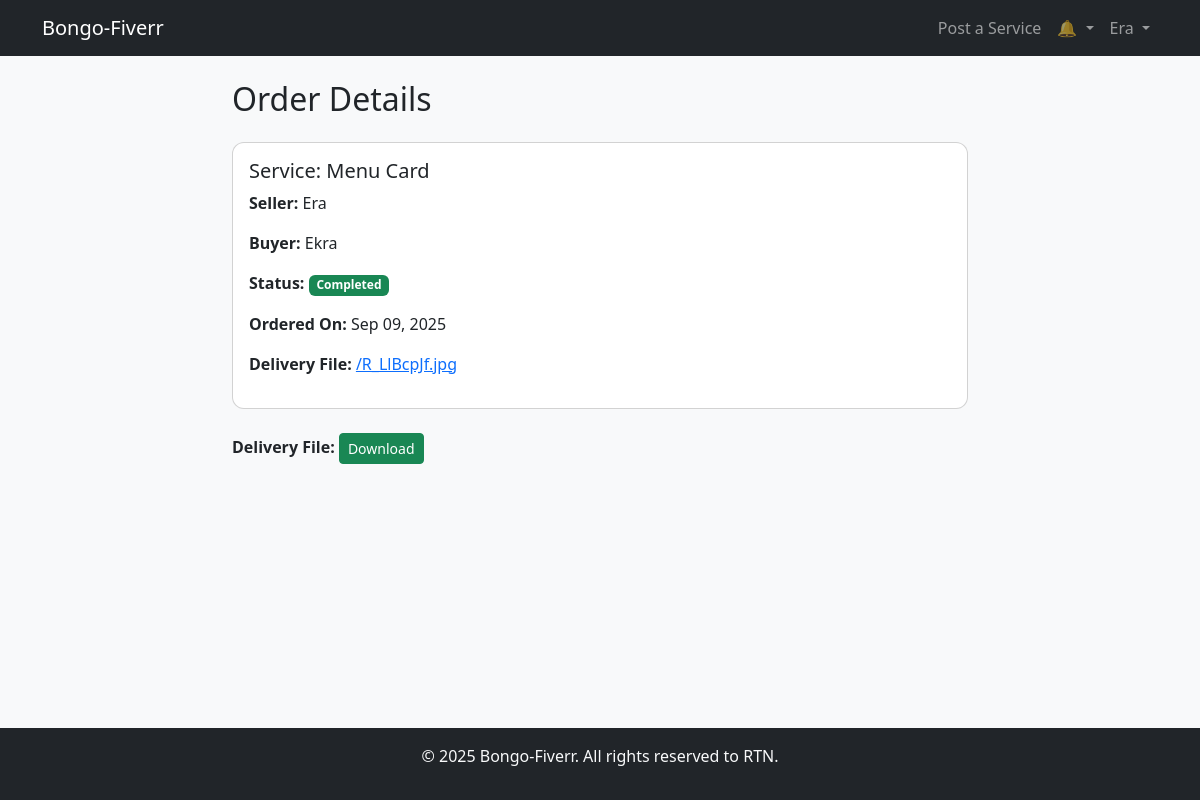
Screenshot of /orders/1/detail/ (signed in) with the database file from the repository.
### users/models.py (models this page shows, shortened)
class User(AbstractUser):
    ROLE_CHOICES = (
        ('buyer', 'Buyer'),
        ('seller', 'Seller'),
    )
    role = models.CharField(max_length=10, choices=ROLE_CHOICES)
    is_verified = models.BooleanField(default=True)  # simplify for demo (enable email later)
    profile_image = models.ImageField(upload_to='profile_pics/', default='default.jpg')
    about_me = models.TextField(blank=True, null=True)

### orders/models.py (models this page shows, shortened)
class Order(models.Model):
    STATUS_CHOICES = [
        ('pending', 'Pending'),
        ('in_progress', 'In Progress'),
        ('completed', 'Completed'),
    ]
    service = models.ForeignKey(Service, on_delete=models.CASCADE, related_name='orders')
    buyer = models.ForeignKey(User, on_delete=models.CASCADE, related_name='buyer_orders')
    seller = models.ForeignKey(User, on_delete=models.CASCADE, related_name='seller_orders')
    status = models.CharField(max_length=20, choices=STATUS_CHOICES, default='pending')
    created_at = models.DateTimeField(auto_now_add=True)
    delivery_file = models.FileField(upload_to="deliveries/", null=True, blank=True)

### services/models.py (models this page shows, shortened)
class Service(models.Model):
    CATEGORY_CHOICES = [
        ('graphic_design', 'Graphic Design'),
        ('writing', 'Writing'),
        ('programming', 'Programming'),
    ]
    seller = models.ForeignKey(User, on_delete=models.CASCADE, limit_choices_to={'role':'seller'})
    title = models.CharField(max_length=100)
    description = models.TextField()
    price = models.DecimalField(max_digits=10, decimal_places=2)
    category = models.CharField(max_length=50, choices=CATEGORY_CHOICES)
    delivery_time = models.IntegerField(help_text='Delivery time in days')
    created_at = models.DateTimeField(auto_now_add=True)

### orders/views.py (the view, shortened to what this page needs)
# urls.py: path('<int:pk>/detail/', views.order_detail, name='order_detail'),
@login_required
def order_detail(request, pk):
    order = get_object_or_404(Order, id=pk)
    form = None
    return render(request, 'orders/order_detail.html', {
        'order': order,
        'form': form
    })

### notifications/context_processors.py (called while the page is built)
def notifications(request):
    if request.user.is_authenticated:
        unread_count = Notification.objects.filter(user=request.user, is_read=False).count()
        latest_notifications = Notification.objects.filter(user=request.user).order_by('-created_at')[:5]
        return {
            'unread_count': unread_count,
            'latest_notifications': latest_notifications
        }
    return {}

### templates/orders/order_detail.html (shortened to what this page needs)
{% extends 'base.html' %}
{% block content %}
<div class="row justify-content-center">
  <div class="col-md-8">
    <h2 class="mb-4">Order Details</h2>
    <div class="card mb-4">
      <div class="card-body">
        <h5 class="card-title">Service: {{ order.service.title }}</h5>
        <p><strong>Seller:</strong> {{ order.seller.username }}</p>
        <p><strong>Buyer:</strong> {{ order.buyer.username }}</p>
        <p><strong>Status:</strong>
          {% if order.status == "completed" %}
            <span class="badge bg-success">Completed</span>
          {% elif order.status == "in_progress" %}
            <span class="badge bg-info">In Progress</span>
          {% else %}
            <span class="badge bg-secondary">Pending</span>
          {% endif %}
        </p>
        <p><strong>Ordered On:</strong> {{ order.created_at|date:"M d, Y" }}</p>
        {% if order.delivery_file %}
          <p><strong>Delivery File:</strong>
            <a href="{{ order.delivery_file.url }}" target="_blank">
              {{ order.delivery_file.name|slice:"10:" }}
            </a>
          </p>
        {% endif %}
      </div>
    </div>
    {% if order.delivery_file %}
      <p><strong>Delivery File:</strong>
        <a href="{{ order.delivery_file.url }}" download class="btn btn-sm btn-success">Download</a>
      </p>
    {% endif %}
  </div>
</div>
{% endblock %}

### templates/components/navbar.html (shortened to what this page needs)
<nav class="navbar navbar-expand-lg navbar-dark bg-dark">
  <div class="container">
    <a class="navbar-brand" href="{% url 'home' %}">Bongo-Fiverr</a>
    <div class="collapse navbar-collapse" id="navbarNavDropdown">
      <ul class="navbar-nav ms-auto">
        {% if user.is_authenticated %}
        {% if user.role == 'seller' %}
        <li class="nav-item">
          <a class="nav-link" href="{% url 'service_create' %}">Post a Service</a>
        </li>
        {% endif %}
        <li class="nav-item dropdown">
          <a class="nav-link dropdown-toggle position-relative" href="#" id="notificationsDropdown" role="button"
            data-bs-toggle="dropdown">
            🔔
          </a>
        </li>
        <li class="nav-item dropdown">
          <a class="nav-link dropdown-toggle" href="#" id="profileDropdown" role="button" data-bs-toggle="dropdown">
            {{ user.username }}
          </a>
        </li>
        {% else %}
        <li class="nav-item"><a class="nav-link" href="{% url 'login' %}">Login</a></li>
        <li class="nav-item"><a class="nav-link" href="{% url 'register' %}">Register</a></li>
        {% endif %}
      </ul>
    </div>
  </div>
</nav>

### static/css/style.css (style rules this page uses)
body { background-color: #f8f9fa; }
.card { border-radius: 0.75rem; }

### templates/base.html (style rules this page uses)
html, body { height: 100%; }
body { display: flex; flex-direction: column; }

### rows the page displays
User: username "Era"
Order: service "Menu Card", seller.username "Era", buyer.username "Ekra", created_at "Sep 09, 2025", delivery_file.name "/R_LlBcpJf.jpg"
